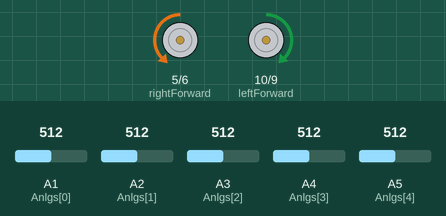
Recording of a sketch running on a simulated Arduino Uno, built with avr-gcc and run on an emulated ATmega328P. Parts: motor-driver pin pairs drawn as motors (green arrow = first pin HIGH = forward, orange = second pin HIGH = backward, longer = more drive). Inputs (shaded band) come from the test bench; at power-on: A1 (Anlgs[0]) = 512, A2 (Anlgs[1]) = 512, A3 (Anlgs[2]) = 512, A4 (Anlgs[3]) = 512, A5 (Anlgs[4]) = 512. What the sketch prints to the serial monitor is not drawn.

Above: at 1.2 s.
1.3 s: A1 (Anlgs[0]) set to 755
2.8 s: A1 (Anlgs[0]) set to 782
At 3.6 s:
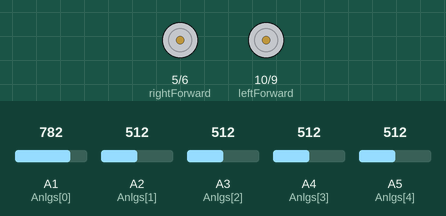
At 7.1 s:
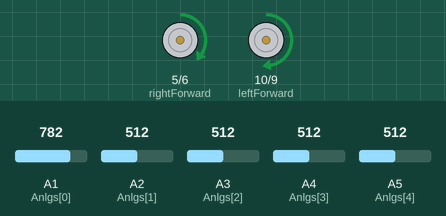
Timing chart, 0 to 8.6 s (numbered marks = the images above; inputs shaded):
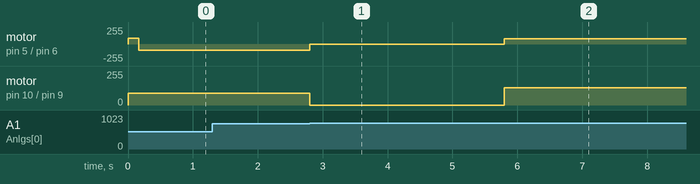

The sketch:

Tracker_Sensor_Kostas.ino
```cpp
#include "math.h"

const int blackGate=50;
const int activeGate=80;
//delay time
const int delT=30;
const int count1=5;
int j;

//PathStatus keeps record of the road and MoveStatus tells us if the robot goes straigh, turn or finished
char PathStatus[4]={'S','S','S','\0'};
char MoveStatus='S';


//pwm to control speed
int frwSpeed=95;//100
int minSpeed=60;
int maxSpeed=frwSpeed+50;
int adjustSpeed=0;
int leftSpeed=0;
int rightSpeed=0;
int rightWheelOffset=16;

//pwm to control speed
int trnSpeed=90;//115

//IR straigh line proportional and derivative error
float ErrorP=0.1;
float ErrorPabs=0.1;
float ErrorPast=0.1;
float ErrorI=0.01;
float ErrorD=0.1;

//PID constants
float Kp=0.45;//0.45, 0.7, 0.5, 0.5,0.5, 0.7,  0.5 , 0.7, 0.3,0.5, 0.7, 0.7, 0.3, 0.3
float Ki=0;//0,0
float Kd=0.16;//0.16, 0.3, 0.16,0.2,0.14,0.26 ,0.12,0.22, 0.1,0.08,0.18,0.08,0.12,0.08

//Define motor control pins
const int leftForward = 10;
const int leftBackward = 9;
const int rightForward = 5;
const int rightBackward = 6;

//Define max and min value for each sensor
int maxIR[5]={880,760,870,910,955};
int minIR[5]={300,300,300,300,300};


//WHITE 15: 937.00 | 16: 928.00 | 17: 935.00 | 18: 938.00 | 19: 944.00 |
//black 15: 381.00 | 16: 406.00 | 17: 391.00 | 18: 410.00 | 19: 464.00 |


//Define Variable array for sensors
float IR1=0,IR2=0,IR3=0,IR4=0,IR5=0;
float IRs[5]={IR1,IR2,IR3,IR4,IR5};

//Define variable array for analog pins
int Anlgs[5]={15,16,17,18,19};


void setup()
{
  Serial.begin(9600);
  Serial.println("TRSensor example");
  pinMode(A1, INPUT);
  pinMode(A2, INPUT);
  pinMode(A3, INPUT);
  pinMode(A4, INPUT);
  pinMode(A5, INPUT);

  pinMode(leftForward , OUTPUT);
  pinMode(leftBackward , OUTPUT);
  pinMode(rightForward , OUTPUT);
  pinMode(rightBackward , OUTPUT);

}


void loop()
{
   readIR();
   checkPath();
   chooseMove();
   executeMove();

  Serial.println();
  Serial.print("PathStatus: ");
  Serial.print(PathStatus[0]);
  Serial.print(PathStatus[1]);
  Serial.print(PathStatus[2]);
  Serial.print(" | ");
  Serial.print("MoveStatus: ");
  Serial.print(MoveStatus);

}
void movePID(){
     ErrorP=IRs[3]+(1.25*IRs[4])-IRs[1]-(1.25*IRs[0]);

     ErrorPabs=abs(ErrorP);

     if(j<=count1){
      ErrorI=ErrorI+ErrorP;
      j++;
     }
     else{
      ErrorI=ErrorP/2;
      j=0;
     }

     ErrorD=ErrorPabs-ErrorPast;
     //adjustSpeed=(Kp*ErrorPabs+Kd*ErrorD)*(ErrorP/ErrorPabs);
     adjustSpeed=Kp*ErrorP+Ki*ErrorI+Kd*ErrorD;
      //adjustSpeed=Kp*ErrorP;
     leftSpeed=frwSpeed-adjustSpeed;
     rightSpeed=frwSpeed+adjustSpeed;
     ErrorPast=ErrorPabs;

     if(leftSpeed<=minSpeed){leftSpeed=minSpeed;}
     if(rightSpeed<=minSpeed){rightSpeed=minSpeed;}

     if(leftSpeed>=maxSpeed){leftSpeed=maxSpeed;}
     if(rightSpeed>=maxSpeed){rightSpeed=maxSpeed;}


     analogWrite(leftForward , leftSpeed);
     analogWrite(leftBackward , LOW);
     analogWrite(rightForward , rightSpeed+rightWheelOffset);
     analogWrite(rightBackward , LOW);

  }


void executeMove(){
  if( MoveStatus=='S'){
    movePID();

    }

  else if( MoveStatus=='L'){
    stayStill();
    turnLeft();

    }

  else if( MoveStatus=='R'){
    stayStill();
    turnRight();

    }

 else if( MoveStatus=='T'){
    stayStill();
    turnRight();

    }

  else{
    stayStill();
    }
  }


void chooseMove(){

  //Go Straight
  if(strcmp(PathStatus, "SSS") == 0){
      MoveStatus='S';
    }

   else if(strcmp(PathStatus, "SSL")==0){
    MoveStatus='L';

    }

  else if(PathStatus[2]=='R'){
    MoveStatus='R';

    }

   else if(strcmp(PathStatus, "SST")==0){
    MoveStatus='T';

    }

   else if(strcmp(PathStatus, "SSD")==0){
    MoveStatus='D';

    }
  }


void checkPath(){

  //Straight line
 if(IRs[4]>blackGate  && IRs[0]>blackGate && (IRs[1]>blackGate || IRs[3]>blackGate)){
    updatePathStatus('S');
    }

  //Left 90o turn
  else if(IRs[0]<=blackGate && IRs[1]<=blackGate && IRs[4]>activeGate){
   updatePathStatus('L');
   }

  //Right 90o  turn
  else if(IRs[4]<=blackGate && IRs[3]<=blackGate  && IRs[0]>activeGate){
   updatePathStatus('R');
    }

  //T-section
  else if(IRs[1]<blackGate && IRs[2]<blackGate && IRs[3]<blackGate && (IRs[4]<blackGate || IRs[0]<blackGate)){
    updatePathStatus('T');
    }

  //Dead End
  else if(IRs[0]>blackGate && IRs[1]>blackGate && IRs[2]>blackGate && IRs[3]>blackGate && IRs[4]>blackGate ){
    updatePathStatus('D');
    }

   else{
    stayStill();
    }


  }

void updatePathStatus(char input){

  PathStatus[0]=PathStatus[1];
  PathStatus[1]=PathStatus[2];
  PathStatus[2]=input;

  }

void moveStraight(){
     analogWrite(leftForward , frwSpeed);
     analogWrite(leftBackward , LOW);
     analogWrite(rightForward , frwSpeed);
     analogWrite(rightBackward , LOW);
}

void turnLeft(){
  while(IRs[1]<=activeGate){
     analogWrite(leftForward , LOW);
     analogWrite(leftBackward , trnSpeed);
     analogWrite(rightForward , trnSpeed);
     analogWrite(rightBackward , LOW);
     readIR();
  }
  stayStill();
}

void turnRight(){

  for (int k=0;k<=5000;k++){
     analogWrite(leftForward ,  trnSpeed);
     analogWrite(leftBackward , LOW);
     analogWrite(rightForward ,  trnSpeed);
     analogWrite(rightBackward , LOW);
  }

  while(IRs[0]>blackGate){
     analogWrite(leftForward , trnSpeed);
     analogWrite(leftBackward , LOW);
     analogWrite(rightForward , LOW);
     analogWrite(rightBackward , trnSpeed);
     readIR();
  }


  while(IRs[0]<=activeGate){
     analogWrite(leftForward , trnSpeed);
     analogWrite(leftBackward , LOW);
     analogWrite(rightForward , LOW);
     analogWrite(rightBackward , trnSpeed);
     readIR();
  }


  while(IRs[2]>blackGate){
     analogWrite(leftForward , trnSpeed);
     analogWrite(leftBackward , LOW);
     analogWrite(rightForward , LOW);
     analogWrite(rightBackward , trnSpeed);
     readIR();
  }

  stayStill();
  delay(3000);
  for(int p=0;p<=1000;p++){
    for (int k=0;k<=1000;k++){
      movePID();
    }
  }
  delay(5000);
}

void stayStill(){
     analogWrite(leftForward , LOW);
     analogWrite(leftBackward , LOW);
     analogWrite(rightForward , LOW);
     analogWrite(rightBackward , LOW);
}

void readIR(){

  for(int i=0;i<5;i++){
    IRs[i]=analogRead(Anlgs[i]);

    IRs[i]=100*(IRs[i]-minIR[i])/(maxIR[i]-minIR[i]);

    if(IRs[i]<=0){
     IRs[i]=0.01;
    }
    if(IRs[i]>=100){
     IRs[i]=99.9;
   }
   /*
   Serial.print(Anlgs[i]);
   Serial.print(": ");
   Serial.print(IRs[i]);
   Serial.print(" | ");
   */
 }

  /*
 Serial.println();

 Serial.print(" ErrorP: ");
 Serial.print(ErrorP);
 Serial.print("  |  ErrorD: ");
 Serial.print(ErrorD);
 Serial.print("  |  ErrorI: ");
 Serial.print(ErrorI);
 Serial.print("  |  AdjustSpeed: ");
 Serial.print(adjustSpeed);
 Serial.print("  |  LeftSpeed: ");
 Serial.print(leftSpeed);
 Serial.print("  |  RightSpeed: ");
 Serial.print(rightSpeed);
 */

 //Serial.print("AdjustSpeed: ");
 //Serial.print(adjustSpeed);
// Serial.println();
//delay(200);


}
```

Measured:
- the behaviour switches between 764 and 765 on A1 (Anlgs[0]) (found by bisection; images 0 and 1)
- after the input at 1.3 s, every drawn part: stays the same
- after the input at 2.8 s, motor on pin 5 (rightForward) / pin 6 (rightBackward): backward 90/255 → stopped at once, → forward 78/255 3.0 s later; motor on pin 10 (leftForward) / pin 9 (leftBackward): forward 90/255 → stopped at once, → forward 128/255 3.0 s later
